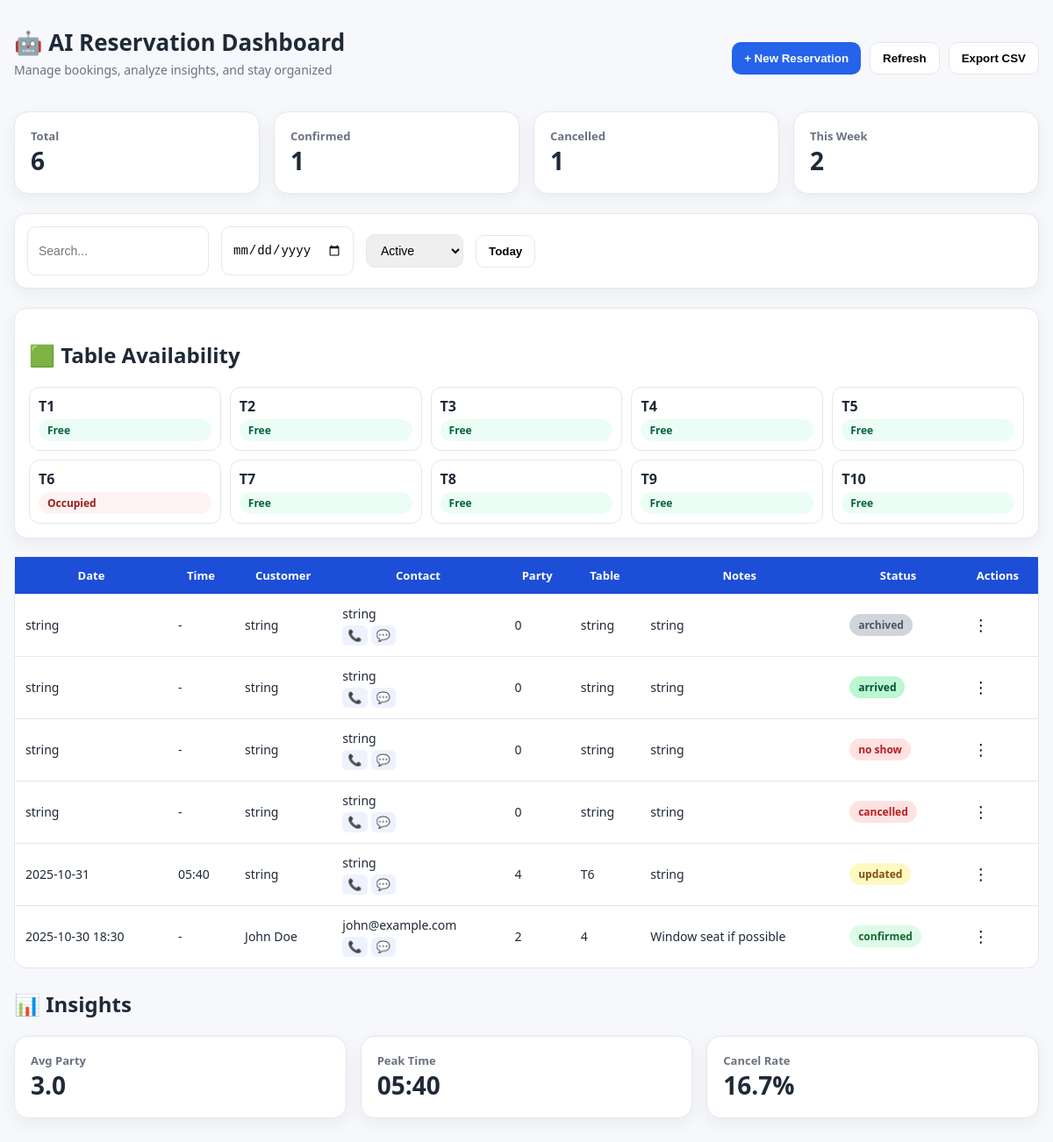
/dashboard, run on the app's committed database.
### tables this page shows
CREATE TABLE reservations (
        reservation_id INTEGER PRIMARY KEY AUTOINCREMENT,
        customer_name TEXT,
        customer_email TEXT,
        contact_phone TEXT,
        datetime TEXT,
        party_size INTEGER,
        table_number TEXT,
        notes TEXT,
        status TEXT DEFAULT 'pending'
    );

### main.py (the view)
@app.get("/dashboard", response_class=HTMLResponse)
async def dashboard(request: Request):
    return templates.TemplateResponse(
        "dashboard.html",
        {
            "request": request,
            "reservations": get_reservations(),
            **get_analytics(),
            "parse_dt": parse_dt,
            "timedelta": timedelta
        },
    )

### templates/dashboard.html (shortened to what this page needs)
<!DOCTYPE html>
<html lang="en">
<head>
</head>
<body>
<div class="wrap">
  <header>
    <div>
      <h1>🤖 AI Reservation Dashboard</h1>
      <p class="sub">Manage bookings, analyze insights, and stay organized</p>
    </div>
    <div class="toolbar">
      <button class="btn primary" id="newBtn">+ New Reservation</button>
      <button class="btn" id="refreshBtn">Refresh</button>
      <button class="btn" id="exportBtn">Export CSV</button>
    </div>
  </header>
  <div class="cards">
    <div class="card"><h3>Total</h3><p>{{ reservations|length }}</p></div>
    <div class="card"><h3>Confirmed</h3><p>{{ reservations|selectattr('status','equalto','confirmed')|list|length }}</p></div>
    <div class="card"><h3>Cancelled</h3><p>{{ reservations|selectattr('status','equalto','cancelled')|list|length }}</p></div>
    <div class="card"><h3>This Week</h3><p>{{ weekly_count }}</p></div>
  </div>
  <div class="filters">
    <input id="q" placeholder="Search...">
    <input id="dateFilter" type="date">
    <select id="statusFilter">
      <option value="active">Active</option>
    </select>
    <button class="btn" id="todayBtn">Today</button>
  </div>
  <div class="table-availability">
    <h2>🟩 Table Availability</h2>
    <div id="tableGrid" class="table-grid"></div>
  </div>
  <div class="table-wrap">
    <table>
      <thead>
      <tr>
        <th>Date</th><th>Time</th><th>Customer</th><th>Contact</th>
        <th>Party</th><th>Table</th><th>Notes</th><th>Status</th><th>Actions</th>
      </tr>
      </thead>
      <tbody id="tbody">
      {% for r in reservations %}
      <tr data-name="{{ (r.customer_name ~ ' ' ~ r.customer_email)|lower }}"
          data-date="{{ r.datetime.split('T')[0] }}"
          data-status="{{ r.status }}"
          data-table="{{ r.table_number or '' }}">
        {% set dt = r.datetime.split('T') %}
<td>{{ dt[0] }}</td>
<td>{{ dt[1][:5] if dt|length > 1 else "-" }}</td>
        <td>{{ r.customer_name }}</td>
        <td>
          {{ r.customer_email or r.contact_phone }}
          <div class="contact-actions">
            <button class="icon-btn" onclick="callCustomer(`{{ r.contact_phone or '' }}`)">📞</button>
            <button class="icon-btn" onclick="sendWhatsApp(`{{ r.contact_phone or '' }}`, `{{ r.customer_name }}`, `{{ r.datetime }}`)">💬</button>
          </div>
        </td>
        <td>{{ r.party_size }}</td>
        <td>{{ r.table_number or '-' }}</td>
        <td>{{ r.notes or '-' }}</td>
        <td><span class="chip {{ r.status }}">{{ r.status.replace("_"," ") }}</span></td>
        <td>
          <div class="menu-wrapper">
            <button class="menu-btn" onclick="toggleMenu(this)">⋮</button>
          </div>
        </td>
      </tr>
      {% endfor %}
      </tbody>
    </table>
  </div>
  <h2 style="margin-top:24px;">📊 Insights</h2>
  <div class="cards" style="grid-template-columns:repeat(3,1fr);">
    <div class="card"><h3>Avg Party</h3><p>{{ avg_party_size }}</p></div>
    <div class="card"><h3>Peak Time</h3><p>{{ peak_time }}</p></div>
    <div class="card"><h3>Cancel Rate</h3><p>{{ cancel_rate }}%</p></div>
  </div>
</div>
</body>
</html>

### templates/dashboard.html (style rules this page uses)
:root { --bg:#f6f8fb; --card:#ffffff; --ink:#1f2937; --muted:#6b7280; --primary:#2563eb; --primary-ink:#fff; --ok:#16a34a; --warn:#f59e0b; --bad:#ef4444; --chip:#eef2ff; --border:#e5e7eb; --shadow:0 6px 18px rgba(31,41,55,0.06); --head:#1d4ed8; }
body { margin:0; background:var(--bg); font-family:ui-sans-serif,system-ui,Segoe UI,Roboto,Arial; color:var(--ink); }
.wrap { max-width:1200px; margin:auto; padding:30px 16px; }
header { display:flex; justify-content:space-between; align-items:center; margin-bottom:24px; }
header h1 { font-size:26px; font-weight:700; margin:0; }
.sub { margin-top:4px; font-size:14px; color:var(--muted); }
.toolbar { display:flex; gap:10px; }
.btn { padding:10px 14px; border-radius:10px; border:1px solid var(--border); font-weight:600; cursor:pointer; background:white; }
.btn.primary { background:var(--primary); color:white; border:none; }
.cards { display:grid; grid-template-columns:repeat(4,1fr); gap:16px; margin-bottom:22px; }
.card { background:white; border-radius:16px; padding:18px; border:1px solid var(--border); box-shadow:var(--shadow); }
.card h3 { margin:0; font-size:13px; color:var(--muted); }
.card p { margin:0; font-size:28px; font-weight:800; }
.filters { display:flex; align-items:center; gap:14px; background:white; padding:14px; border-radius:14px; border:1px solid var(--border); box-shadow:var(--shadow); margin-bottom:22px; }
.filters input, .filters select { height:38px; border-radius:10px; border:1px solid var(--border); padding:8px 12px; font-size:14px; }
.table-availability { background:white; border:1px solid var(--border); border-radius:14px; padding:16px; box-shadow:var(--shadow); margin-bottom:20px; }
.table-grid { display:grid; grid-template-columns: repeat(5, 1fr); gap:10px; }
.table-wrap { border-radius:14px; background:white; border:1px solid var(--border); }
table { width:100%; border-collapse:collapse; }
thead th { padding:12px; background:var(--head); color:white; font-weight:600; font-size:13px; }
tbody td { padding:12px; border-top:1px solid var(--border); font-size:14px; }
.chip { padding:4px 10px; border-radius:20px; font-size:12px; font-weight:700; display:inline-block; }
.confirmed { background:#dcfce7; color:#166534; }
.arrived { background:#bbf7d0; color:#064e3b; }
.updated { background:#fef9c3; color:#854d0e; }
.cancelled,.no_show { background:#fee2e2; color:#b91c1c; }
.archived { background:#d1d5db; color:#4b5563; }
.contact-actions { display:flex; gap:4px; margin-top:4px; }
.icon-btn { padding:4px 6px; font-size:13px; border-radius:6px; border:none; cursor:pointer; background:#eef2ff; }
.menu-wrapper { position:relative; }
.menu-btn { border:none; background:none; font-size:18px; cursor:pointer; }

### data on the page
reservations: datetime "string", dt "-", customer_name "string", customer_email "string", party_size "0", table_number "string", notes "string", status.replace "archived"
reservations: datetime "string", dt "-", customer_name "string", customer_email "string", party_size "0", table_number "string", notes "string", status.replace "arrived"
reservations: datetime "string", dt "-", customer_name "string", customer_email "string", party_size "0", table_number "string", notes "string", status.replace "no show"
reservations: datetime "string", dt "-", customer_name "string", customer_email "string", party_size "0", table_number "string", notes "string", status.replace "cancelled"
reservations: dt "2025-10-31", dt "05:40", customer_name "string", customer_email "string", party_size "4", table_number "T6", notes "string", status.replace "updated"
reservations: datetime "2025-10-30 18:30", dt "-", customer_name "John Doe", customer_email "john@example.com", party_size "2", table_number "4", notes "Window seat if possible", status.replace "confirmed"

### other printed values
{{ reservations|length }} "6"
{{ reservations|selectattr('status','equalto','confirmed')|list|length }} "1"
{{ reservations|selectattr('status','equalto','cancelled')|list|length }} "1"
{{ weekly_count }} "2"
{{ avg_party_size }} "3.0"
{{ peak_time }} "05:40"
{{ cancel_rate }} "16.7"
